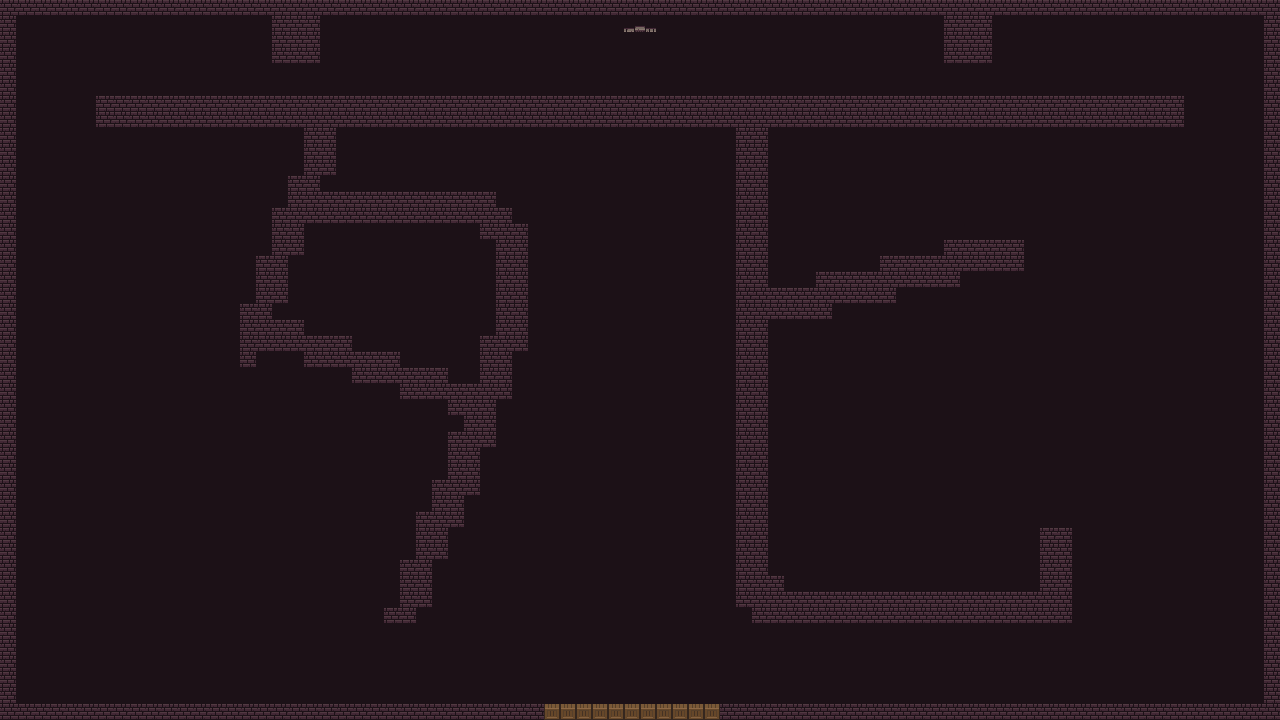

Rendered tile map (Tiled .tmx) drawn with the repository's tilesets; below, a short description and the map source with its tile grids summarised:
An orthogonal 80x45 tile map with 16x16 px tiles, 2 tile layers (Tile Layer 1, Tile Layer 2), 3 tilesets and 45 objects (43x wall, door, end_game_platform).

<map version="1.2" tiledversion="1.3.0" orientation="orthogonal" renderorder="right-down" compressionlevel="0" width="80" height="45" tilewidth="16" tileheight="16" infinite="0" nextlayerid="18" nextobjectid="117">
 <tileset firstgid="1" name="Wall" tilewidth="16" tileheight="16" tilecount="1020" columns="20">
  <image source="Wall.png" width="320" height="816" />
 </tileset>
 <tileset firstgid="1021" name="Floor" tilewidth="16" tileheight="16" tilecount="819" columns="21">
  <image source="Floor.png" width="336" height="624" />
 </tileset>
 <tileset firstgid="1840" name="0x72_16x16DungeonTileset.v3" tilewidth="16" tileheight="16" tilecount="256" columns="16">
  <image source="0x72_16x16DungeonTileset.v3.png" width="256" height="256" />
 </tileset>
 <layer id="16" name="Tile Layer 1" width="80" height="45">
  <data>[3600 cells, 3600 non-empty, 1 distinct tile ids]</data>
 </layer>
 <layer id="17" name="Tile Layer 2" width="80" height="45">
  <data>[3600 cells, 680 non-empty, 5 distinct tile ids]</data>
 </layer>
 <objectgroup id="2" name="Object Layer 1">
  <object id="10" type="wall" x="0" y="0" width="1280" height="16" />
  <object id="11" type="wall" x="720" y="704" width="560" height="16" />
  <object id="23" type="wall" x="0" y="0" width="16" height="720" />
  <object id="25" type="wall" x="1264" y="0" width="16" height="720" />
  <object id="74" type="wall" x="0" y="704" width="544" height="16" />
  <object id="75" type="door" x="544" y="704" width="176" height="16">
   <properties>
    <property name="side" value="bottom" />
   </properties>
  </object>
  <object id="77" type="end_game_platform" x="624" y="16" width="32" height="16" />
  <object id="78" type="wall" x="272" y="16" width="48" height="48" />
  <object id="79" type="wall" x="944" y="16" width="48" height="48" />
  <object id="81" type="wall" x="96" y="96" width="1088" height="32" />
  <object id="82" type="wall" x="304" y="128" width="32" height="48" />
  <object id="83" type="wall" x="288" y="176" width="32" height="16" />
  <object id="84" type="wall" x="288" y="192" width="208" height="16" />
  <object id="85" type="wall" x="272" y="208" width="240" height="16" />
  <object id="86" type="wall" x="272" y="224" width="32" height="32" />
  <object id="87" type="wall" x="256" y="256" width="32" height="48" />
  <object id="88" type="wall" x="240" y="304" width="32" height="48" />
  <object id="89" type="wall" x="240" y="352" width="16" height="16" />
  <object id="90" type="wall" x="272" y="320" width="32" height="32" />
  <object id="91" type="wall" x="304" y="336" width="48" height="32" />
  <object id="92" type="wall" x="352" y="352" width="48" height="32" />
  <object id="93" type="wall" x="400" y="368" width="48" height="32" />
  <object id="94" type="wall" x="448" y="384" width="32" height="32" />
  <object id="95" type="wall" x="480" y="224" width="48" height="16" />
  <object id="96" type="wall" x="496" y="240" width="32" height="112" />
  <object id="97" type="wall" x="480" y="336" width="16" height="112" />
  <object id="98" type="wall" x="496" y="352" width="16" height="48" />
  <object id="99" type="wall" x="464" y="416" width="16" height="80" />
  <object id="100" type="wall" x="448" y="432" width="16" height="96" />
  <object id="101" type="wall" x="432" y="480" width="16" height="80" />
  <object id="102" type="wall" x="416" y="512" width="16" height="96" />
  <object id="103" type="wall" x="400" y="560" width="16" height="64" />
  <object id="104" type="wall" x="384" y="608" width="16" height="16" />
  <object id="105" type="wall" x="736" y="128" width="32" height="480" />
  <object id="106" type="wall" x="752" y="608" width="16" height="16" />
  <object id="107" type="wall" x="768" y="576" width="16" height="48" />
  <object id="108" type="wall" x="784" y="592" width="288" height="32" />
  <object id="109" type="wall" x="1040" y="528" width="32" height="64" />
  <object id="110" type="wall" x="768" y="288" width="64" height="32" />
  <object id="111" type="wall" x="832" y="272" width="64" height="32" />
  <object id="112" type="wall" x="896" y="256" width="64" height="32" />
  <object id="113" type="wall" x="960" y="240" width="64" height="32" />
  <object id="114" type="wall" x="944" y="240" width="16" height="16" />
  <object id="115" type="wall" x="880" y="256" width="16" height="16" />
  <object id="116" type="wall" x="816" y="272" width="16" height="16" />
 </objectgroup>
</map>
